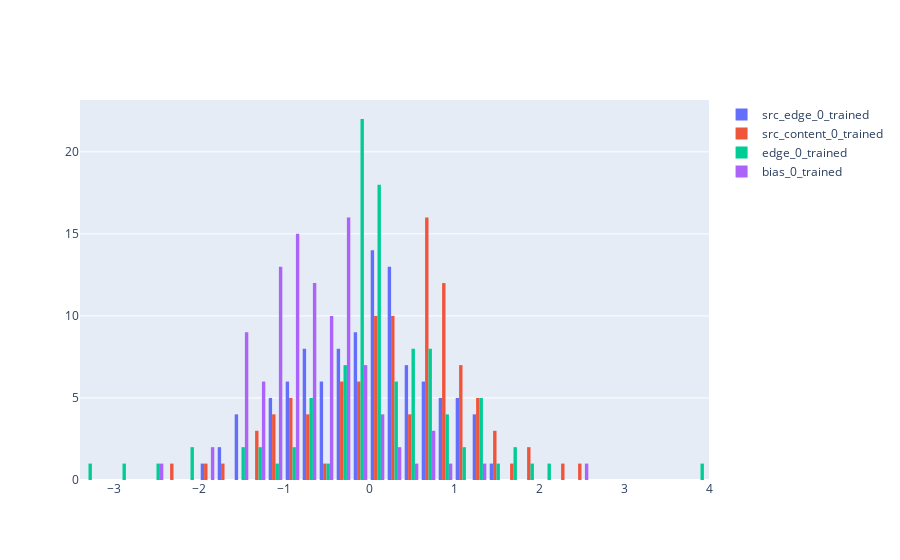

Here is the notebook cell this chart was saved with:
### Code cell
fig = go.Figure()

fig.add_trace(
    go.Histogram(
        x = data["src_edge_0_trained"],
        name="src_edge_0_trained"
    )
)

fig.add_trace(
    go.Histogram(
        x = data["src_content_0_trained"],
        name="src_content_0_trained"
    )
)

fig.add_trace(
    go.Histogram(
        x = data["edge_0_trained"],
        name="edge_0_trained"
    )
)

fig.add_trace(
    go.Histogram(
        x = data["bias_0_trained"],
        name="bias_0_trained"
    )
)
